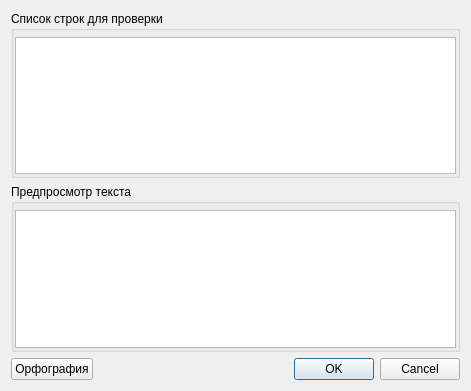
<?xml version="1.0" encoding="UTF-8"?>
<ui version="4.0">
 <class>SpellStringsDlg</class>
 <widget class="QDialog" name="SpellStringsDlg">
  <property name="geometry">
   <rect>
    <x>0</x>
    <y>0</y>
    <width>471</width>
    <height>391</height>
   </rect>
  </property>
  <property name="windowTitle">
   <string>Проверка орфографии</string>
  </property>
  <property name="windowIcon">
   <iconset resource="../res/res.qrc">
    <normaloff>:/img/CheckSpellingHS.png</normaloff>:/img/CheckSpellingHS.png</iconset>
  </property>
  <layout class="QVBoxLayout" name="verticalLayout_3">
   <item>
    <widget class="QGroupBox" name="groupBox">
     <property name="title">
      <string>Список строк для проверки </string>
     </property>
     <property name="flat">
      <bool>true</bool>
     </property>
     <layout class="QVBoxLayout" name="verticalLayout">
      <property name="leftMargin">
       <number>1</number>
      </property>
      <property name="topMargin">
       <number>6</number>
      </property>
      <property name="rightMargin">
       <number>1</number>
      </property>
      <property name="bottomMargin">
       <number>1</number>
      </property>
      <item>
       <widget class="QListView" name="listView">
        <property name="editTriggers">
         <set>QAbstractItemView::EditTrigger::NoEditTriggers</set>
        </property>
       </widget>
      </item>
     </layout>
    </widget>
   </item>
   <item>
    <widget class="QGroupBox" name="groupBox_2">
     <property name="title">
      <string>Предпросмотр текста </string>
     </property>
     <property name="flat">
      <bool>true</bool>
     </property>
     <layout class="QVBoxLayout" name="verticalLayout_2">
      <property name="leftMargin">
       <number>1</number>
      </property>
      <property name="topMargin">
       <number>6</number>
      </property>
      <property name="rightMargin">
       <number>1</number>
      </property>
      <property name="bottomMargin">
       <number>1</number>
      </property>
      <item>
       <widget class="QTextEdit" name="textEdit">
        <property name="readOnly">
         <bool>true</bool>
        </property>
       </widget>
      </item>
     </layout>
    </widget>
   </item>
   <item>
    <layout class="QHBoxLayout" name="horizontalLayout">
     <item>
      <widget class="QPushButton" name="checkSpell">
       <property name="text">
        <string>Орфография</string>
       </property>
       <property name="icon">
        <iconset resource="../res/res.qrc">
         <normaloff>:/img/CheckSpellingHS.png</normaloff>:/img/CheckSpellingHS.png</iconset>
       </property>
      </widget>
     </item>
     <item>
      <spacer name="horizontalSpacer">
       <property name="orientation">
        <enum>Qt::Orientation::Horizontal</enum>
       </property>
       <property name="sizeHint" stdset="0">
        <size>
         <width>40</width>
         <height>20</height>
        </size>
       </property>
      </spacer>
     </item>
     <item>
      <widget class="QDialogButtonBox" name="buttonBox">
       <property name="orientation">
        <enum>Qt::Orientation::Horizontal</enum>
       </property>
       <property name="standardButtons">
        <set>QDialogButtonBox::StandardButton::Cancel|QDialogButtonBox::StandardButton::Ok</set>
       </property>
      </widget>
     </item>
    </layout>
   </item>
  </layout>
 </widget>
 <resources>
  <include location="../res/res.qrc"/>
 </resources>
 <connections>
  <connection>
   <sender>buttonBox</sender>
   <signal>accepted()</signal>
   <receiver>SpellStringsDlg</receiver>
   <slot>accept()</slot>
   <hints>
    <hint type="sourcelabel">
     <x>248</x>
     <y>254</y>
    </hint>
    <hint type="destinationlabel">
     <x>157</x>
     <y>274</y>
    </hint>
   </hints>
  </connection>
  <connection>
   <sender>buttonBox</sender>
   <signal>rejected()</signal>
   <receiver>SpellStringsDlg</receiver>
   <slot>reject()</slot>
   <hints>
    <hint type="sourcelabel">
     <x>316</x>
     <y>260</y>
    </hint>
    <hint type="destinationlabel">
     <x>286</x>
     <y>274</y>
    </hint>
   </hints>
  </connection>
 </connections>
</ui>
